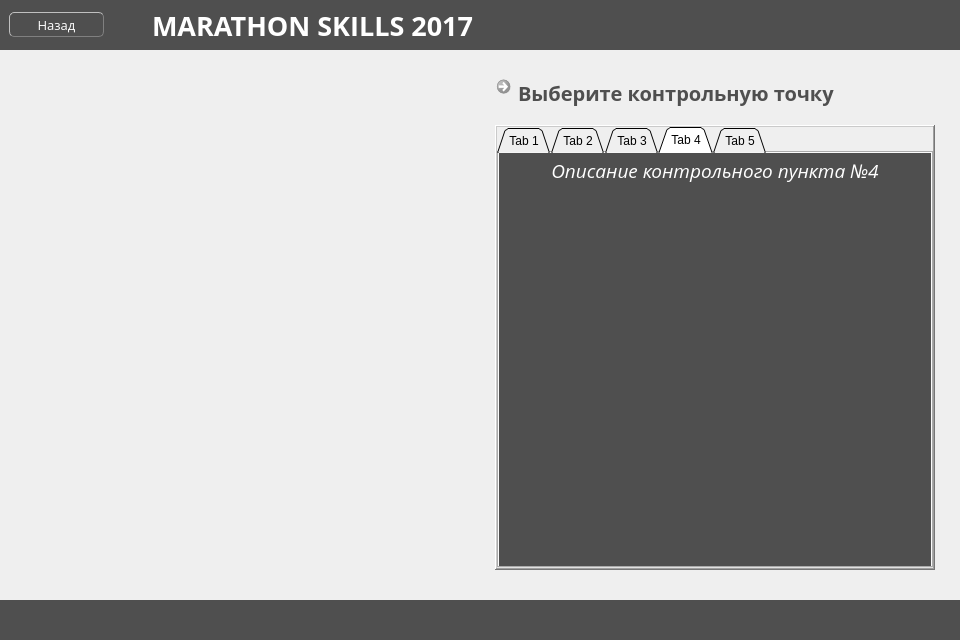
<?xml version="1.0" encoding="UTF-8"?>
<ui version="4.0">
 <class>Map</class>
 <widget class="QWidget" name="Map">
  <property name="geometry">
   <rect>
    <x>0</x>
    <y>0</y>
    <width>960</width>
    <height>640</height>
   </rect>
  </property>
  <property name="minimumSize">
   <size>
    <width>960</width>
    <height>640</height>
   </size>
  </property>
  <property name="windowTitle">
   <string>Marathon Skills 2017</string>
  </property>
  <layout class="QVBoxLayout" name="verticalLayout">
   <property name="spacing">
    <number>0</number>
   </property>
   <property name="leftMargin">
    <number>0</number>
   </property>
   <property name="topMargin">
    <number>0</number>
   </property>
   <property name="rightMargin">
    <number>0</number>
   </property>
   <property name="bottomMargin">
    <number>0</number>
   </property>
   <item>
    <widget class="QWidget" name="widget" native="true">
     <property name="minimumSize">
      <size>
       <width>0</width>
       <height>50</height>
      </size>
     </property>
     <property name="maximumSize">
      <size>
       <width>16777215</width>
       <height>50</height>
      </size>
     </property>
     <property name="layoutDirection">
      <enum>Qt::LeftToRight</enum>
     </property>
     <property name="styleSheet">
      <string notr="true">background-color: rgb(79, 79, 79);</string>
     </property>
     <layout class="QHBoxLayout" name="horizontalLayout_2">
      <item>
       <widget class="QPushButton" name="pushButton">
        <property name="minimumSize">
         <size>
          <width>95</width>
          <height>25</height>
         </size>
        </property>
        <property name="maximumSize">
         <size>
          <width>80</width>
          <height>25</height>
         </size>
        </property>
        <property name="font">
         <font>
          <family>Open Sans</family>
          <pointsize>10</pointsize>
         </font>
        </property>
        <property name="cursor">
         <cursorShape>PointingHandCursor</cursorShape>
        </property>
        <property name="styleSheet">
         <string notr="true">border-style: outset;
border-width: 1px;
border-radius: 5px;
border-color: beige;
min-width: 7em;
padding: 1px;
border-color: grey;
color: white;</string>
        </property>
        <property name="text">
         <string>Назад</string>
        </property>
       </widget>
      </item>
      <item>
       <widget class="QLabel" name="label">
        <property name="minimumSize">
         <size>
          <width>0</width>
          <height>0</height>
         </size>
        </property>
        <property name="maximumSize">
         <size>
          <width>16777215</width>
          <height>50</height>
         </size>
        </property>
        <property name="font">
         <font>
          <family>Open Sans</family>
          <pointsize>20</pointsize>
          <weight>75</weight>
          <bold>true</bold>
         </font>
        </property>
        <property name="layoutDirection">
         <enum>Qt::RightToLeft</enum>
        </property>
        <property name="styleSheet">
         <string notr="true">color: white
</string>
        </property>
        <property name="text">
         <string>      MARATHON SKILLS 2017</string>
        </property>
        <property name="alignment">
         <set>Qt::AlignLeading|Qt::AlignLeft|Qt::AlignVCenter</set>
        </property>
       </widget>
      </item>
     </layout>
    </widget>
   </item>
   <item>
    <widget class="QWidget" name="widget_2" native="true">
     <layout class="QHBoxLayout" name="horizontalLayout_3">
      <property name="spacing">
       <number>0</number>
      </property>
      <property name="leftMargin">
       <number>0</number>
      </property>
      <property name="topMargin">
       <number>0</number>
      </property>
      <property name="rightMargin">
       <number>0</number>
      </property>
      <property name="bottomMargin">
       <number>0</number>
      </property>
      <item>
       <widget class="QWidget" name="widget_4" native="true">
        <property name="minimumSize">
         <size>
          <width>480</width>
          <height>550</height>
         </size>
        </property>
        <property name="maximumSize">
         <size>
          <width>480</width>
          <height>550</height>
         </size>
        </property>
        <widget class="QLabel" name="label_2">
         <property name="geometry">
          <rect>
           <x>5</x>
           <y>5</y>
           <width>540</width>
           <height>540</height>
          </rect>
         </property>
         <property name="minimumSize">
          <size>
           <width>540</width>
           <height>540</height>
          </size>
         </property>
         <property name="maximumSize">
          <size>
           <width>540</width>
           <height>540</height>
          </size>
         </property>
         <property name="text">
          <string/>
         </property>
         <property name="pixmap">
          <pixmap resource="res.qrc">:/images/map2.png</pixmap>
         </property>
         <property name="scaledContents">
          <bool>true</bool>
         </property>
         <property name="alignment">
          <set>Qt::AlignCenter</set>
         </property>
         <property name="wordWrap">
          <bool>false</bool>
         </property>
        </widget>
        <widget class="QCommandLinkButton" name="commandLinkButton">
         <property name="geometry">
          <rect>
           <x>370</x>
           <y>420</y>
           <width>31</width>
           <height>31</height>
          </rect>
         </property>
         <property name="cursor">
          <cursorShape>PointingHandCursor</cursorShape>
         </property>
         <property name="focusPolicy">
          <enum>Qt::NoFocus</enum>
         </property>
         <property name="styleSheet">
          <string notr="true">border-style: outset;</string>
         </property>
         <property name="text">
          <string/>
         </property>
         <property name="icon">
          <iconset resource="res.qrc">
           <normaloff>:/images/dot.png</normaloff>:/images/dot.png</iconset>
         </property>
         <property name="iconSize">
          <size>
           <width>0</width>
           <height>0</height>
          </size>
         </property>
        </widget>
        <widget class="QCommandLinkButton" name="commandLinkButton_3">
         <property name="geometry">
          <rect>
           <x>190</x>
           <y>439</y>
           <width>31</width>
           <height>31</height>
          </rect>
         </property>
         <property name="cursor">
          <cursorShape>PointingHandCursor</cursorShape>
         </property>
         <property name="focusPolicy">
          <enum>Qt::NoFocus</enum>
         </property>
         <property name="styleSheet">
          <string notr="true">border-style: outset;</string>
         </property>
         <property name="text">
          <string/>
         </property>
         <property name="icon">
          <iconset resource="res.qrc">
           <normaloff>:/images/dot.png</normaloff>:/images/dot.png</iconset>
         </property>
         <property name="iconSize">
          <size>
           <width>0</width>
           <height>0</height>
          </size>
         </property>
        </widget>
        <widget class="QCommandLinkButton" name="commandLinkButton_4">
         <property name="geometry">
          <rect>
           <x>340</x>
           <y>210</y>
           <width>31</width>
           <height>31</height>
          </rect>
         </property>
         <property name="cursor">
          <cursorShape>PointingHandCursor</cursorShape>
         </property>
         <property name="focusPolicy">
          <enum>Qt::NoFocus</enum>
         </property>
         <property name="styleSheet">
          <string notr="true">border-style: outset;</string>
         </property>
         <property name="text">
          <string/>
         </property>
         <property name="icon">
          <iconset resource="res.qrc">
           <normaloff>:/images/dot.png</normaloff>:/images/dot.png</iconset>
         </property>
         <property name="iconSize">
          <size>
           <width>0</width>
           <height>0</height>
          </size>
         </property>
        </widget>
        <widget class="QCommandLinkButton" name="commandLinkButton_5">
         <property name="geometry">
          <rect>
           <x>110</x>
           <y>270</y>
           <width>31</width>
           <height>31</height>
          </rect>
         </property>
         <property name="cursor">
          <cursorShape>PointingHandCursor</cursorShape>
         </property>
         <property name="focusPolicy">
          <enum>Qt::NoFocus</enum>
         </property>
         <property name="styleSheet">
          <string notr="true">border-style: outset;</string>
         </property>
         <property name="text">
          <string/>
         </property>
         <property name="icon">
          <iconset resource="res.qrc">
           <normaloff>:/images/dot.png</normaloff>:/images/dot.png</iconset>
         </property>
         <property name="iconSize">
          <size>
           <width>0</width>
           <height>0</height>
          </size>
         </property>
        </widget>
        <widget class="QCommandLinkButton" name="commandLinkButton_6">
         <property name="enabled">
          <bool>true</bool>
         </property>
         <property name="geometry">
          <rect>
           <x>140</x>
           <y>70</y>
           <width>31</width>
           <height>31</height>
          </rect>
         </property>
         <property name="cursor">
          <cursorShape>PointingHandCursor</cursorShape>
         </property>
         <property name="focusPolicy">
          <enum>Qt::NoFocus</enum>
         </property>
         <property name="toolTip">
          <string notr="true"/>
         </property>
         <property name="toolTipDuration">
          <number>0</number>
         </property>
         <property name="autoFillBackground">
          <bool>false</bool>
         </property>
         <property name="styleSheet">
          <string notr="true">border-style: outset;</string>
         </property>
         <property name="text">
          <string notr="true"/>
         </property>
         <property name="icon">
          <iconset resource="res.qrc">
           <normaloff>:/images/dot.png</normaloff>:/images/dot.png</iconset>
         </property>
         <property name="iconSize">
          <size>
           <width>0</width>
           <height>0</height>
          </size>
         </property>
         <property name="shortcut">
          <string notr="true"/>
         </property>
         <property name="checkable">
          <bool>false</bool>
         </property>
         <property name="autoExclusive">
          <bool>false</bool>
         </property>
         <property name="autoRepeatDelay">
          <number>0</number>
         </property>
         <property name="autoRepeatInterval">
          <number>0</number>
         </property>
         <property name="autoDefault">
          <bool>false</bool>
         </property>
         <property name="default">
          <bool>false</bool>
         </property>
         <property name="description">
          <string notr="true"/>
         </property>
        </widget>
       </widget>
      </item>
      <item>
       <widget class="QWidget" name="widget_3" native="true">
        <layout class="QVBoxLayout" name="verticalLayout_2">
         <property name="spacing">
          <number>0</number>
         </property>
         <property name="leftMargin">
          <number>0</number>
         </property>
         <property name="topMargin">
          <number>10</number>
         </property>
         <property name="rightMargin">
          <number>10</number>
         </property>
         <property name="bottomMargin">
          <number>15</number>
         </property>
         <item>
          <widget class="QWidget" name="widget_5" native="true">
           <property name="minimumSize">
            <size>
             <width>0</width>
             <height>50</height>
            </size>
           </property>
           <property name="maximumSize">
            <size>
             <width>16777215</width>
             <height>50</height>
            </size>
           </property>
           <layout class="QVBoxLayout" name="verticalLayout_3">
            <property name="topMargin">
             <number>9</number>
            </property>
            <item>
             <widget class="QCommandLinkButton" name="commandLinkButton_7">
              <property name="enabled">
               <bool>false</bool>
              </property>
              <property name="minimumSize">
               <size>
                <width>400</width>
                <height>50</height>
               </size>
              </property>
              <property name="maximumSize">
               <size>
                <width>400</width>
                <height>50</height>
               </size>
              </property>
              <property name="font">
               <font>
                <family>Open Sans</family>
                <pointsize>15</pointsize>
                <weight>75</weight>
                <bold>true</bold>
                <kerning>true</kerning>
               </font>
              </property>
              <property name="focusPolicy">
               <enum>Qt::NoFocus</enum>
              </property>
              <property name="layoutDirection">
               <enum>Qt::LeftToRight</enum>
              </property>
              <property name="styleSheet">
               <string notr="true">border-style: outset;
 color: rgb(79,79,79);</string>
              </property>
              <property name="text">
               <string notr="true">Выберите контрольную точку</string>
              </property>
              <property name="icon">
               <iconset resource="res.qrc">
                <normaloff>:/images/left.png</normaloff>:/images/left.png</iconset>
              </property>
              <property name="iconSize">
               <size>
                <width>35</width>
                <height>35</height>
               </size>
              </property>
              <property name="checkable">
               <bool>false</bool>
              </property>
              <property name="description">
               <string notr="true"/>
              </property>
             </widget>
            </item>
           </layout>
          </widget>
         </item>
         <item>
          <widget class="QWidget" name="widget_6" native="true">
           <layout class="QGridLayout" name="gridLayout" columnstretch="0,0">
            <property name="leftMargin">
             <number>15</number>
            </property>
            <property name="topMargin">
             <number>15</number>
            </property>
            <property name="rightMargin">
             <number>15</number>
            </property>
            <property name="bottomMargin">
             <number>15</number>
            </property>
            <item row="0" column="1">
             <widget class="QFrame" name="frame">
              <property name="minimumSize">
               <size>
                <width>400</width>
                <height>300</height>
               </size>
              </property>
              <property name="frameShape">
               <enum>QFrame::WinPanel</enum>
              </property>
              <property name="frameShadow">
               <enum>QFrame::Raised</enum>
              </property>
              <layout class="QVBoxLayout" name="verticalLayout_4">
               <property name="spacing">
                <number>0</number>
               </property>
               <property name="leftMargin">
                <number>0</number>
               </property>
               <property name="topMargin">
                <number>0</number>
               </property>
               <property name="rightMargin">
                <number>0</number>
               </property>
               <property name="bottomMargin">
                <number>0</number>
               </property>
               <item>
                <widget class="QTabWidget" name="tabWidget">
                 <property name="focusPolicy">
                  <enum>Qt::NoFocus</enum>
                 </property>
                 <property name="tabPosition">
                  <enum>QTabWidget::North</enum>
                 </property>
                 <property name="tabShape">
                  <enum>QTabWidget::Triangular</enum>
                 </property>
                 <property name="currentIndex">
                  <number>3</number>
                 </property>
                 <property name="elideMode">
                  <enum>Qt::ElideNone</enum>
                 </property>
                 <property name="usesScrollButtons">
                  <bool>false</bool>
                 </property>
                 <widget class="QWidget" name="tab">
                  <attribute name="title">
                   <string>Tab 1</string>
                  </attribute>
                  <layout class="QVBoxLayout" name="verticalLayout_5">
                   <property name="spacing">
                    <number>0</number>
                   </property>
                   <property name="leftMargin">
                    <number>0</number>
                   </property>
                   <property name="topMargin">
                    <number>0</number>
                   </property>
                   <property name="rightMargin">
                    <number>0</number>
                   </property>
                   <property name="bottomMargin">
                    <number>0</number>
                   </property>
                   <item>
                    <widget class="QTextBrowser" name="textBrowser">
                     <property name="font">
                      <font>
                       <family>Open Sans</family>
                       <pointsize>14</pointsize>
                       <italic>true</italic>
                      </font>
                     </property>
                     <property name="focusPolicy">
                      <enum>Qt::NoFocus</enum>
                     </property>
                     <property name="acceptDrops">
                      <bool>false</bool>
                     </property>
                     <property name="styleSheet">
                      <string notr="true">background-color: rgb(79,79,79); 
 color: white;</string>
                     </property>
                     <property name="frameShape">
                      <enum>QFrame::NoFrame</enum>
                     </property>
                     <property name="frameShadow">
                      <enum>QFrame::Sunken</enum>
                     </property>
                     <property name="verticalScrollBarPolicy">
                      <enum>Qt::ScrollBarAlwaysOff</enum>
                     </property>
                     <property name="horizontalScrollBarPolicy">
                      <enum>Qt::ScrollBarAlwaysOff</enum>
                     </property>
                     <property name="lineWrapMode">
                      <enum>QTextEdit::WidgetWidth</enum>
                     </property>
                     <property name="html">
                      <string>&lt;!DOCTYPE HTML PUBLIC &quot;-//W3C//DTD HTML 4.0//EN&quot; &quot;http://www.w3.org/TR/REC-html40/strict.dtd&quot;&gt;
&lt;html&gt;&lt;head&gt;&lt;meta name=&quot;qrichtext&quot; content=&quot;1&quot; /&gt;&lt;style type=&quot;text/css&quot;&gt;
p, li { white-space: pre-wrap; }
&lt;/style&gt;&lt;/head&gt;&lt;body style=&quot; font-family:'Open Sans'; font-size:14pt; font-weight:400; font-style:italic;&quot;&gt;
&lt;p align=&quot;center&quot; style=&quot; margin-top:0px; margin-bottom:0px; margin-left:0px; margin-right:0px; -qt-block-indent:0; text-indent:0px;&quot;&gt;Расположение:&lt;/p&gt;
&lt;p align=&quot;center&quot; style=&quot; margin-top:0px; margin-bottom:0px; margin-left:0px; margin-right:0px; -qt-block-indent:0; text-indent:0px;&quot;&gt;Контрольный пункт расположен на пересечении улиц Воронцово Поле, Земляной Вал и Верхняя Сыромятническая.&lt;/p&gt;
&lt;p align=&quot;center&quot; style=&quot; margin-top:0px; margin-bottom:0px; margin-left:0px; margin-right:0px; -qt-block-indent:0; text-indent:0px;&quot;&gt;Особенности:&lt;/p&gt;
&lt;p align=&quot;center&quot; style=&quot; margin-top:0px; margin-bottom:0px; margin-left:0px; margin-right:0px; -qt-block-indent:0; text-indent:0px;&quot;&gt;Контрольный пункт расположен недалеко от станции метро Чкаловская и Курская.&lt;/p&gt;&lt;/body&gt;&lt;/html&gt;</string>
                     </property>
                     <property name="textInteractionFlags">
                      <set>Qt::NoTextInteraction</set>
                     </property>
                    </widget>
                   </item>
                  </layout>
                 </widget>
                 <widget class="QWidget" name="tab_2">
                  <attribute name="title">
                   <string>Tab 2</string>
                  </attribute>
                  <layout class="QVBoxLayout" name="verticalLayout_6">
                   <property name="spacing">
                    <number>0</number>
                   </property>
                   <property name="leftMargin">
                    <number>0</number>
                   </property>
                   <property name="topMargin">
                    <number>0</number>
                   </property>
                   <property name="rightMargin">
                    <number>0</number>
                   </property>
                   <property name="bottomMargin">
                    <number>0</number>
                   </property>
                   <item>
                    <widget class="QTextBrowser" name="textBrowser_2">
                     <property name="font">
                      <font>
                       <family>Open Sans</family>
                       <pointsize>14</pointsize>
                       <italic>true</italic>
                      </font>
                     </property>
                     <property name="focusPolicy">
                      <enum>Qt::NoFocus</enum>
                     </property>
                     <property name="acceptDrops">
                      <bool>false</bool>
                     </property>
                     <property name="styleSheet">
                      <string notr="true">background-color: rgb(79,79,79); 
 color: white;</string>
                     </property>
                     <property name="frameShape">
                      <enum>QFrame::NoFrame</enum>
                     </property>
                     <property name="frameShadow">
                      <enum>QFrame::Sunken</enum>
                     </property>
                     <property name="verticalScrollBarPolicy">
                      <enum>Qt::ScrollBarAlwaysOff</enum>
                     </property>
                     <property name="horizontalScrollBarPolicy">
                      <enum>Qt::ScrollBarAlwaysOff</enum>
                     </property>
                     <property name="lineWrapMode">
                      <enum>QTextEdit::WidgetWidth</enum>
                     </property>
                     <property name="html">
                      <string>&lt;!DOCTYPE HTML PUBLIC &quot;-//W3C//DTD HTML 4.0//EN&quot; &quot;http://www.w3.org/TR/REC-html40/strict.dtd&quot;&gt;
&lt;html&gt;&lt;head&gt;&lt;meta name=&quot;qrichtext&quot; content=&quot;1&quot; /&gt;&lt;style type=&quot;text/css&quot;&gt;
p, li { white-space: pre-wrap; }
&lt;/style&gt;&lt;/head&gt;&lt;body style=&quot; font-family:'Open Sans'; font-size:14pt; font-weight:400; font-style:italic;&quot;&gt;
&lt;p align=&quot;center&quot; style=&quot; margin-top:0px; margin-bottom:0px; margin-left:0px; margin-right:0px; -qt-block-indent:0; text-indent:0px;&quot;&gt;Описание контрольного пункта №2&lt;/p&gt;&lt;/body&gt;&lt;/html&gt;</string>
                     </property>
                     <property name="textInteractionFlags">
                      <set>Qt::NoTextInteraction</set>
                     </property>
                    </widget>
                   </item>
                  </layout>
                 </widget>
                 <widget class="QWidget" name="tab_3">
                  <attribute name="title">
                   <string>Tab 3</string>
                  </attribute>
                  <layout class="QVBoxLayout" name="verticalLayout_7">
                   <property name="spacing">
                    <number>0</number>
                   </property>
                   <property name="leftMargin">
                    <number>0</number>
                   </property>
                   <property name="topMargin">
                    <number>0</number>
                   </property>
                   <property name="rightMargin">
                    <number>0</number>
                   </property>
                   <property name="bottomMargin">
                    <number>0</number>
                   </property>
                   <item>
                    <widget class="QTextBrowser" name="textBrowser_3">
                     <property name="font">
                      <font>
                       <family>Open Sans</family>
                       <pointsize>14</pointsize>
                       <italic>true</italic>
                      </font>
                     </property>
                     <property name="focusPolicy">
                      <enum>Qt::NoFocus</enum>
                     </property>
                     <property name="acceptDrops">
                      <bool>false</bool>
                     </property>
                     <property name="styleSheet">
                      <string notr="true">background-color: rgb(79,79,79); 
 color: white;</string>
                     </property>
                     <property name="frameShape">
                      <enum>QFrame::NoFrame</enum>
                     </property>
                     <property name="frameShadow">
                      <enum>QFrame::Sunken</enum>
                     </property>
                     <property name="verticalScrollBarPolicy">
                      <enum>Qt::ScrollBarAlwaysOff</enum>
                     </property>
                     <property name="horizontalScrollBarPolicy">
                      <enum>Qt::ScrollBarAlwaysOff</enum>
                     </property>
                     <property name="lineWrapMode">
                      <enum>QTextEdit::WidgetWidth</enum>
                     </property>
                     <property name="html">
                      <string>&lt;!DOCTYPE HTML PUBLIC &quot;-//W3C//DTD HTML 4.0//EN&quot; &quot;http://www.w3.org/TR/REC-html40/strict.dtd&quot;&gt;
&lt;html&gt;&lt;head&gt;&lt;meta name=&quot;qrichtext&quot; content=&quot;1&quot; /&gt;&lt;style type=&quot;text/css&quot;&gt;
p, li { white-space: pre-wrap; }
&lt;/style&gt;&lt;/head&gt;&lt;body style=&quot; font-family:'Open Sans'; font-size:14pt; font-weight:400; font-style:italic;&quot;&gt;
&lt;p align=&quot;center&quot; style=&quot; margin-top:0px; margin-bottom:0px; margin-left:0px; margin-right:0px; -qt-block-indent:0; text-indent:0px;&quot;&gt;Описание контрольного пункта №3&lt;/p&gt;&lt;/body&gt;&lt;/html&gt;</string>
                     </property>
                     <property name="textInteractionFlags">
                      <set>Qt::NoTextInteraction</set>
                     </property>
                    </widget>
                   </item>
                  </layout>
                 </widget>
                 <widget class="QWidget" name="tab_4">
                  <attribute name="title">
                   <string>Tab 4</string>
                  </attribute>
                  <layout class="QVBoxLayout" name="verticalLayout_8">
                   <property name="spacing">
                    <number>0</number>
                   </property>
                   <property name="leftMargin">
                    <number>0</number>
                   </property>
                   <property name="topMargin">
                    <number>0</number>
                   </property>
                   <property name="rightMargin">
                    <number>0</number>
                   </property>
                   <property name="bottomMargin">
                    <number>0</number>
                   </property>
                   <item>
                    <widget class="QTextBrowser" name="textBrowser_4">
                     <property name="font">
                      <font>
                       <family>Open Sans</family>
                       <pointsize>14</pointsize>
                       <italic>true</italic>
                      </font>
                     </property>
                     <property name="focusPolicy">
                      <enum>Qt::NoFocus</enum>
                     </property>
                     <property name="acceptDrops">
                      <bool>false</bool>
                     </property>
                     <property name="styleSheet">
                      <string notr="true">background-color: rgb(79,79,79); 
 color: white;</string>
                     </property>
                     <property name="frameShape">
                      <enum>QFrame::NoFrame</enum>
                     </property>
                     <property name="frameShadow">
                      <enum>QFrame::Sunken</enum>
                     </property>
                     <property name="verticalScrollBarPolicy">
                      <enum>Qt::ScrollBarAlwaysOff</enum>
                     </property>
                     <property name="horizontalScrollBarPolicy">
                      <enum>Qt::ScrollBarAlwaysOff</enum>
                     </property>
                     <property name="lineWrapMode">
                      <enum>QTextEdit::WidgetWidth</enum>
                     </property>
                     <property name="html">
                      <string>&lt;!DOCTYPE HTML PUBLIC &quot;-//W3C//DTD HTML 4.0//EN&quot; &quot;http://www.w3.org/TR/REC-html40/strict.dtd&quot;&gt;
&lt;html&gt;&lt;head&gt;&lt;meta name=&quot;qrichtext&quot; content=&quot;1&quot; /&gt;&lt;style type=&quot;text/css&quot;&gt;
p, li { white-space: pre-wrap; }
&lt;/style&gt;&lt;/head&gt;&lt;body style=&quot; font-family:'Open Sans'; font-size:14pt; font-weight:400; font-style:italic;&quot;&gt;
&lt;p align=&quot;center&quot; style=&quot; margin-top:0px; margin-bottom:0px; margin-left:0px; margin-right:0px; -qt-block-indent:0; text-indent:0px;&quot;&gt;Описание контрольного пункта №4&lt;/p&gt;&lt;/body&gt;&lt;/html&gt;</string>
                     </property>
                     <property name="textInteractionFlags">
                      <set>Qt::NoTextInteraction</set>
                     </property>
                    </widget>
                   </item>
                  </layout>
                 </widget>
                 <widget class="QWidget" name="tab_5">
                  <attribute name="title">
                   <string>Tab 5</string>
                  </attribute>
                  <layout class="QVBoxLayout" name="verticalLayout_9">
                   <property name="spacing">
                    <number>0</number>
                   </property>
                   <property name="leftMargin">
                    <number>0</number>
                   </property>
                   <property name="topMargin">
                    <number>0</number>
                   </property>
                   <property name="rightMargin">
                    <number>0</number>
                   </property>
                   <property name="bottomMargin">
                    <number>0</number>
                   </property>
                   <item>
                    <widget class="QTextBrowser" name="textBrowser_5">
                     <property name="font">
                      <font>
                       <family>Open Sans</family>
                       <pointsize>14</pointsize>
                       <italic>true</italic>
                      </font>
                     </property>
                     <property name="focusPolicy">
                      <enum>Qt::NoFocus</enum>
                     </property>
                     <property name="acceptDrops">
                      <bool>false</bool>
                     </property>
                     <property name="styleSheet">
                      <string notr="true">background-color: rgb(79,79,79); 
 color: white;</string>
                     </property>
                     <property name="frameShape">
                      <enum>QFrame::NoFrame</enum>
                     </property>
                     <property name="frameShadow">
                      <enum>QFrame::Sunken</enum>
                     </property>
                     <property name="verticalScrollBarPolicy">
                      <enum>Qt::ScrollBarAlwaysOff</enum>
                     </property>
                     <property name="horizontalScrollBarPolicy">
                      <enum>Qt::ScrollBarAlwaysOff</enum>
                     </property>
                     <property name="lineWrapMode">
                      <enum>QTextEdit::WidgetWidth</enum>
                     </property>
                     <property name="html">
                      <string>&lt;!DOCTYPE HTML PUBLIC &quot;-//W3C//DTD HTML 4.0//EN&quot; &quot;http://www.w3.org/TR/REC-html40/strict.dtd&quot;&gt;
&lt;html&gt;&lt;head&gt;&lt;meta name=&quot;qrichtext&quot; content=&quot;1&quot; /&gt;&lt;style type=&quot;text/css&quot;&gt;
p, li { white-space: pre-wrap; }
&lt;/style&gt;&lt;/head&gt;&lt;body style=&quot; font-family:'Open Sans'; font-size:14pt; font-weight:400; font-style:italic;&quot;&gt;
&lt;p align=&quot;center&quot; style=&quot; margin-top:0px; margin-bottom:0px; margin-left:0px; margin-right:0px; -qt-block-indent:0; text-indent:0px;&quot;&gt;Описание контрольного пункта №5&lt;/p&gt;&lt;/body&gt;&lt;/html&gt;</string>
                     </property>
                     <property name="textInteractionFlags">
                      <set>Qt::NoTextInteraction</set>
                     </property>
                    </widget>
                   </item>
                  </layout>
                 </widget>
                </widget>
               </item>
              </layout>
             </widget>
            </item>
           </layout>
          </widget>
         </item>
        </layout>
       </widget>
      </item>
     </layout>
    </widget>
   </item>
   <item>
    <widget class="QWidget" name="lower_pamel" native="true">
     <property name="minimumSize">
      <size>
       <width>960</width>
       <height>40</height>
      </size>
     </property>
     <property name="maximumSize">
      <size>
       <width>16777215</width>
       <height>40</height>
      </size>
     </property>
     <property name="sizeIncrement">
      <size>
       <width>1</width>
       <height>0</height>
      </size>
     </property>
     <property name="styleSheet">
      <string notr="true">background-color: rgb(79, 79, 79)</string>
     </property>
     <layout class="QHBoxLayout" name="horizontalLayout">
      <property name="spacing">
       <number>0</number>
      </property>
      <property name="leftMargin">
       <number>0</number>
      </property>
      <property name="topMargin">
       <number>0</number>
      </property>
      <property name="rightMargin">
       <number>10</number>
      </property>
      <property name="bottomMargin">
       <number>0</number>
      </property>
      <item>
       <widget class="QLabel" name="label_3">
        <property name="sizeIncrement">
         <size>
          <width>1</width>
          <height>0</height>
         </size>
        </property>
        <property name="font">
         <font>
          <family>Open Sans</family>
          <pointsize>13</pointsize>
         </font>
        </property>
        <property name="styleSheet">
         <string notr="true">color: white</string>
        </property>
        <property name="text">
         <string/>
        </property>
        <property name="scaledContents">
         <bool>false</bool>
        </property>
        <property name="alignment">
         <set>Qt::AlignCenter</set>
        </property>
       </widget>
      </item>
     </layout>
    </widget>
   </item>
  </layout>
 </widget>
 <resources>
  <include location="res.qrc"/>
 </resources>
 <connections/>
</ui>
